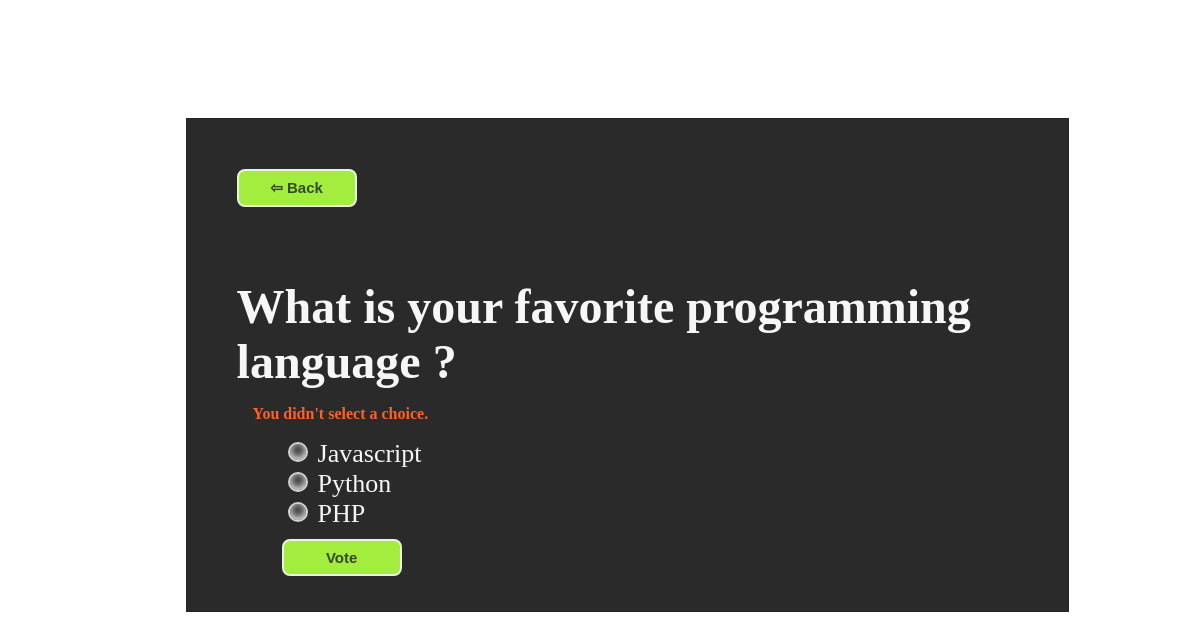
/polls/3/vote/, run on the app's committed database.
### polls/models.py (models this page shows, shortened)
class Question(models.Model):
    question_text = models.CharField(max_length=200)
    pub_date = models.DateTimeField("date published")
    def was_published_recently(self):
        now = timezone.now()
        return now - datetime.timedelta(days=1) <= self.pub_date <= now
    was_published_recently.admin_order_field = "pub_date"
    was_published_recently.boolean = True
    was_published_recently.short_description = "Published recently?"

class Choice(models.Model):
    question = models.ForeignKey(Question, on_delete=models.CASCADE)
    choice_text = models.CharField(max_length=200)
    votes = models.IntegerField(default=0)

### polls/views.py (the view)
# urls.py: path("<int:question_id>/vote/", views.vote, name="vote"),
def vote(request, question_id):
    question = get_object_or_404(Question, pk=question_id)
    try:
        selected_choice = question.choice_set.get(pk=request.POST["choice"])
    except (KeyError, Choice.DoesNotExist):
        return render(
            request,
            "polls/detail.html",
            {"question": question, "error_message": "You didn't select a choice.",},
        )
    else:
        selected_choice.votes += 1
        selected_choice.save()
        return HttpResponseRedirect(reverse("polls:results", args=(question.id,)))

### polls/templates/polls/detail.html (shortened to what this page needs)
{% load static %}
<link rel="stylesheet" type="text/css" href="{% static 'polls/style.css' %}" />
<head>
</head>
<body>
  <div class="box">
    <form action="{% url 'polls:index' %}">
      <button id="homeBtn" type="submit">⇦ Back</button>
    </form>
    <h1>{{ question.question_text }}</h1>
    {% if error_message %}
    <p id="errorMessage"><strong>{{ error_message }}</strong></p>
    {% endif %}
    <form action="{% url 'polls:vote' question.id %}" method="post">
      {% csrf_token %} {% for choice in question.choice_set.all %}
      <label id="label" for="choice{{ forloop.counter }}"
        >{{ choice.choice_text }}</label
      ><br />
      {% endfor %}
      <button id="btn" type="submit">Vote</button>
    </form>
  </div>
</body>

### polls/static/polls/style.css (style rules this page uses)
body { background: white url("https://media.giphy.com/media/7y5EOZwTTncuQ/giphy.gif") center center no-repeat; background-size: 100% 100%; }
.box { margin: 10% 15%; padding: 50px 50px; background-color: #060607; border: 1px solid black; opacity: 0.85; filter: alpha(opacity=85); height: 50%; width: 66%; }
h1 { color: whitesmoke; margin: 1.5em 0 10px 0; font-size: 3em; }
button { color: #142905; background-color: #98f51ef5; border: 2px solid #e8eedb; border-radius: 8px; width: 8em; height: 2.5em; font-weight: bold; cursor: pointer; font-size: 15px; }
#btn { margin: 10px 0px 0 3em; }
#label { color: whitesmoke; font-size: 26px; }
.choices + label { cursor: pointer; }
.choices + label:before { height: 16px; content: " "; display: inline-block; vertical-align: baseline; border: 2px solid #ccc; border-radius: 10px; box-shadow: inset 0 -2px 8px #fffefe; transition: 0.3s; }
.choices + label:before { border-radius: 50%; width: 16px; margin: 0 10px 0 1em; }
#errorMessage { color: orangered; margin-left: 1em; }

### data on the page
Question: question_text "What is your favorite programming language ?"
Choice: choice_text "Javascript"
Choice: choice_text "Python"
Choice: choice_text "PHP"

### other printed values
{{ error_message }} "You didn't select a choice."
